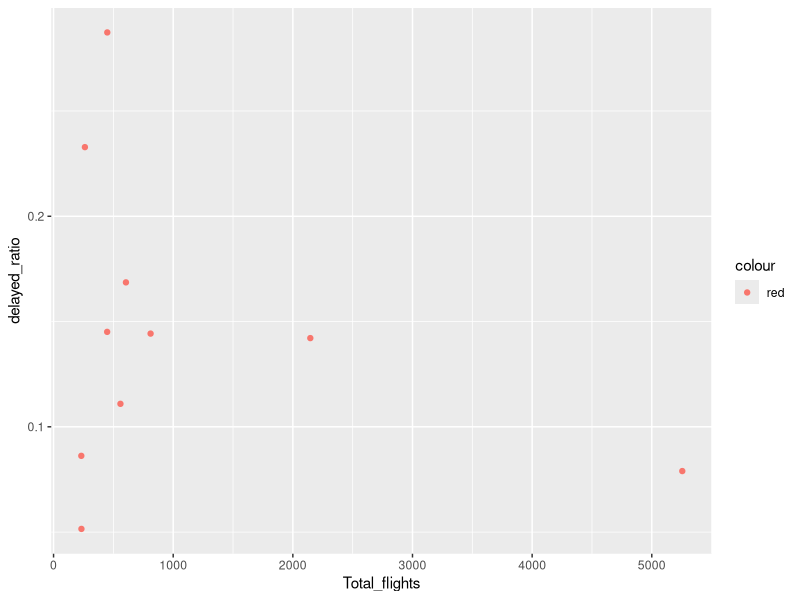

Source code (R):
## ---- chunk 1
knitr::opts_chunk$set(echo = TRUE)
## ---- chunk 2
library(dplyr)
library(tidyr)
## ---- chunk 3

flights<-  read.csv("flight.csv", stringsAsFactors = FALSE, check.names = FALSE)
flights
## ---- chunk 4
head(flights,2)
## ---- chunk 5
col <- c('Airline','Status','Los Angeles','Phoenix','San Diego', 'San Francisco', 'Seattle')
colnames(flights)<-col

## ---- chunk 6
row.toberemoved <- which (flights$Status=="")
df <- flights[-row.toberemoved,]
df
## ---- chunk 7
df[2,1]='ALASKA'
df[4,1]='AM WEST'
df
## ---- chunk 8
df2 <- df %>% 
  gather(City, freq, 3:length(flights)) %>%   # Transfer 'city' variable into a column
  spread(Status, freq)%>% rename ( on.time ='on time')

df2
## ---- chunk 9
df2
## ---- chunk 10
df2 <- df2 %>% 
  mutate(Total_flights = delayed +on.time, delayed_ratio = delayed / Total_flights) %>% 
  arrange(desc(delayed_ratio))

df2
## ---- chunk 11
library(ggplot2)

## ---- chunk 12
p1 <- ggplot(df2, aes(x= Total_flights, y= delayed_ratio, colour='red'))
print (p1+geom_point())
